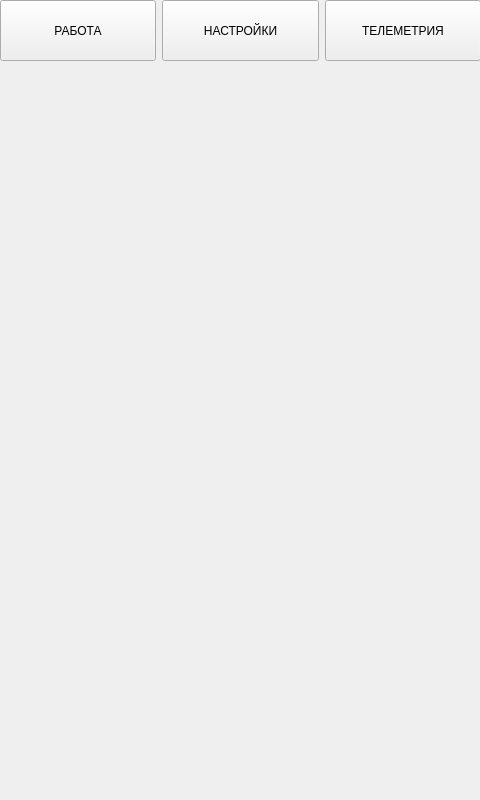
<?xml version="1.0" encoding="UTF-8"?>
<ui version="4.0">
 <class>Watcher</class>
 <widget class="QMainWindow" name="Watcher">
  <property name="geometry">
   <rect>
    <x>0</x>
    <y>0</y>
    <width>480</width>
    <height>800</height>
   </rect>
  </property>
  <property name="windowTitle">
   <string>MainWindow</string>
  </property>
  <widget class="QWidget" name="centralwidget">
   <widget class="QWidget" name="horizontalLayoutWidget">
    <property name="geometry">
     <rect>
      <x>0</x>
      <y>0</y>
      <width>481</width>
      <height>61</height>
     </rect>
    </property>
    <layout class="QHBoxLayout" name="horizontalLayout">
     <property name="sizeConstraint">
      <enum>QLayout::SetDefaultConstraint</enum>
     </property>
     <item>
      <widget class="QPushButton" name="workButton">
       <property name="enabled">
        <bool>true</bool>
       </property>
       <property name="sizePolicy">
        <sizepolicy hsizetype="Ignored" vsizetype="Ignored">
         <horstretch>0</horstretch>
         <verstretch>0</verstretch>
        </sizepolicy>
       </property>
       <property name="text">
        <string>РАБОТА</string>
       </property>
      </widget>
     </item>
     <item>
      <widget class="QPushButton" name="settingsButton">
       <property name="sizePolicy">
        <sizepolicy hsizetype="Ignored" vsizetype="Ignored">
         <horstretch>0</horstretch>
         <verstretch>0</verstretch>
        </sizepolicy>
       </property>
       <property name="text">
        <string>НАСТРОЙКИ</string>
       </property>
      </widget>
     </item>
     <item>
      <widget class="QPushButton" name="telemetryButton">
       <property name="sizePolicy">
        <sizepolicy hsizetype="Ignored" vsizetype="Ignored">
         <horstretch>0</horstretch>
         <verstretch>0</verstretch>
        </sizepolicy>
       </property>
       <property name="text">
        <string>ТЕЛЕМЕТРИЯ</string>
       </property>
      </widget>
     </item>
    </layout>
   </widget>
   <widget class="QWidget" name="verticalLayoutWidget">
    <property name="geometry">
     <rect>
      <x>-1</x>
      <y>59</y>
      <width>481</width>
      <height>741</height>
     </rect>
    </property>
    <layout class="QVBoxLayout" name="layoutidontwant"/>
   </widget>
  </widget>
 </widget>
 <resources/>
 <connections/>
</ui>
